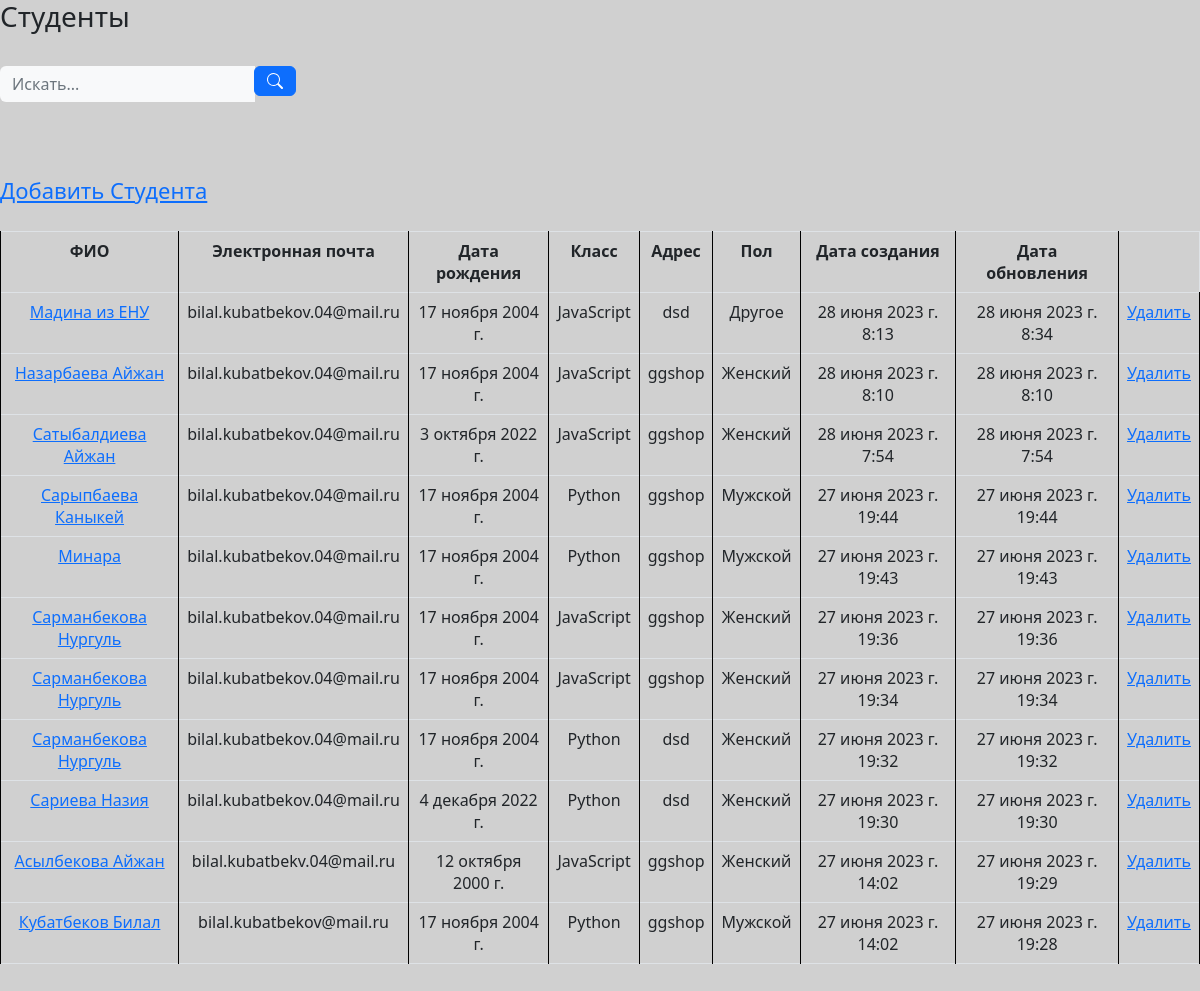
/student-list/, run on the app's committed database.
### app/models.py (models this page shows, shortened)
class Student(models.Model):
    full_name = models.CharField(max_length=225)
    mail = models.EmailField()
    date_of_birth = models.DateField()
    classroom = models.ForeignKey('Classroom', on_delete=models.CASCADE, related_name='students')
    address = models.CharField(max_length=123)
    gender = models.PositiveSmallIntegerField(
        choices=(
            (1, 'Мужской'),
            (2, 'Женский'),
            (3, 'Другое'),
        )
    )
    image = models.ImageField(upload_to='media/images/', blank=True, null=True)
    created_date = models.DateTimeField(auto_now_add=True)
    updated_date = models.DateTimeField(auto_now=True)

class Classroom(models.Model):
    title = models.CharField(max_length=223)
    created_date = models.DateTimeField(auto_now_add=True)
    updated_date = models.DateTimeField(auto_now=True)
    def __str__(self):
        return self.title

### app/views.py (the view)
# urls.py: path('student-list/', views.StudentListView.as_view(), name='student_list'),
class StudentListView(ListView):
    queryset = Student.objects.all().order_by('-id')
    template_name = 'app/student_list.html'
    def get_queryset(self):
        queryset = super().get_queryset()
        search_query = self.request.GET.get('q')
        if search_query:
            queryset = queryset.filter(Q(full_name__icontains=search_query) |
                                       Q(full_name__iregex=r'\b{}\b'.format(re.escape(search_query))))
        return queryset

### app/templates/app/student_list.html (shortened to what this page needs)
{% extends 'base.html' %}
{% load static %}
{% block content %}
    <h3>Студенты</h3>
<br>
    <form method="GET" class="d-none d-sm-inline-block form-inline mr-auto ml-md-3 my-2 my-md-0 mw-100 navbar-search">
    <div class="input-group">
        <input type="text" name="q" class="form-control bg-light border-0 small" placeholder="Искать..."
            aria-label="Search" aria-describedby="basic-addon2" value="{{ request.GET.q }}">
        <div class="input-group-append">
            <button class="btn btn-primary" type="submit">
            </button>
        </div>
    </div>
</form>
    <br><br><br>
  <br>
    <a style="font-size: 22px;" href="{% url 'student_add' %}">Добавить Студента </a>
<br>
<br>
<table class="table table-bordered">
  <tbody>
    <tr>
      <th style="text-align: center; margin: 0 10px;" >ФИО</th>
      <th style="text-align: center; margin: 0 10px;" >Электронная почта</th>
        <th style="text-align: center; margin: 0 10px;">Дата рождения</th>
      <th style="text-align: center; margin: 0 10px;" >Класс</th>
      <th style="text-align: center; margin: 0 10px;" >Адрес</th>
      <th style="text-align: center; margin: 0 10px;" >Пол</th>
      <th style="text-align: center; margin: 0 10px;" >Дата создания</th>
      <th style="text-align: center; margin: 0 10px;" >Дата обновления</th>
    </tr>
    {% for student in object_list %}
    <tr>
      <td style="text-align: center; margin: 0 10px;"><a href="{% url 'student_detail' student.id %}" >{{ student.full_name }}</a></td>
      <td style="text-align: center; margin: 0 10px;" >{{ student.mail }}</td>
      <td style="text-align: center; margin: 0 10px;" >{{ student.date_of_birth }}</td>
      <td style="text-align: center; margin: 0 10px;" >{{ student.classroom }}</td>
      <td style="text-align: center; margin: 0 10px;" >{{ student.address }}</td>
      <td style="text-align: center; margin: 0 10px;" >{{ student.get_gender_display }}</td>
      <td style="text-align: center; margin: 0 10px;" >{{ student.created_date }}</td>
      <td style="text-align: center; margin: 0 10px;" >{{ student.updated_date }}</td>
      <td><a href="{% url 'student_delete' student.id %}">Удалить</a></td>
    </tr>
    {% endfor %}
  </tbody>
</table>
  <br>
<br>
<br>
{% endblock %}

### app/templates/base.html (shortened to what this page needs)
{% load static %}
<head>
    <link href="https://cdn.jsdelivr.net/npm/bootstrap@5.2.3/dist/css/bootstrap.min.css" rel="stylesheet">
</head>
<body style="background: #D0D0D0;">
    {% block content %}
    {% endblock %}
</body>

### app/templates/app/student_list.html (style rules this page uses)
table, th, td { border: 1px solid black; }

### data on the page
Student: full_name "Мадина из ЕНУ", mail "bilal.kubatbekov.04@mail.ru", date_of_birth "17 ноября 2004 г.", classroom "JavaScript", address "dsd", gender "Другое", created_date "28 июня 2023 г. 8:13", updated_date "28 июня 2023 г. 8:34"
Student: full_name "Назарбаева Айжан", mail "bilal.kubatbekov.04@mail.ru", date_of_birth "17 ноября 2004 г.", classroom "JavaScript", address "ggshop", gender "Женский", created_date "28 июня 2023 г. 8:10", updated_date "28 июня 2023 г. 8:10"
Student: full_name "Сатыбалдиева Айжан", mail "bilal.kubatbekov.04@mail.ru", date_of_birth "3 октября 2022 г.", classroom "JavaScript", address "ggshop", gender "Женский", created_date "28 июня 2023 г. 7:54", updated_date "28 июня 2023 г. 7:54"
Student: full_name "Сарыпбаева Каныкей", mail "bilal.kubatbekov.04@mail.ru", date_of_birth "17 ноября 2004 г.", classroom "Python", address "ggshop", gender "Мужской", created_date "27 июня 2023 г. 19:44", updated_date "27 июня 2023 г. 19:44"
Student: full_name "Минара", mail "bilal.kubatbekov.04@mail.ru", date_of_birth "17 ноября 2004 г.", classroom "Python", address "ggshop", gender "Мужской", created_date "27 июня 2023 г. 19:43", updated_date "27 июня 2023 г. 19:43"
Student: full_name "Сарманбекова Нургуль", mail "bilal.kubatbekov.04@mail.ru", date_of_birth "17 ноября 2004 г.", classroom "JavaScript", address "ggshop", gender "Женский", created_date "27 июня 2023 г. 19:36", updated_date "27 июня 2023 г. 19:36"
Student: full_name "Сарманбекова Нургуль", mail "bilal.kubatbekov.04@mail.ru", date_of_birth "17 ноября 2004 г.", classroom "JavaScript", address "ggshop", gender "Женский", created_date "27 июня 2023 г. 19:34", updated_date "27 июня 2023 г. 19:34"
Student: full_name "Сарманбекова Нургуль", mail "bilal.kubatbekov.04@mail.ru", date_of_birth "17 ноября 2004 г.", classroom "Python", address "dsd", gender "Женский", created_date "27 июня 2023 г. 19:32", updated_date "27 июня 2023 г. 19:32"
Student: full_name "Сариева Назия", mail "bilal.kubatbekov.04@mail.ru", date_of_birth "4 декабря 2022 г.", classroom "Python", address "dsd", gender "Женский", created_date "27 июня 2023 г. 19:30", updated_date "27 июня 2023 г. 19:30"
Student: full_name "Асылбекова Айжан", mail "bilal.kubatbekv.04@mail.ru", date_of_birth "12 октября 2000 г.", classroom "JavaScript", address "ggshop", gender "Женский", created_date "27 июня 2023 г. 14:02", updated_date "27 июня 2023 г. 19:29"
Student: full_name "Кубатбеков Билал", mail "bilal.kubatbekov@mail.ru", date_of_birth "17 ноября 2004 г.", classroom "Python", address "ggshop", gender "Мужской", created_date "27 июня 2023 г. 14:02", updated_date "27 июня 2023 г. 19:28"
